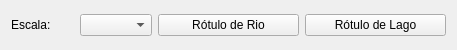
<?xml version="1.0" encoding="UTF-8"?>
<ui version="4.0">
 <class>Form</class>
 <widget class="QWidget" name="Form">
  <property name="geometry">
   <rect>
    <x>0</x>
    <y>0</y>
    <width>457</width>
    <height>50</height>
   </rect>
  </property>
  <property name="windowTitle">
   <string>Form</string>
  </property>
  <layout class="QGridLayout" name="gridLayout">
   <item row="0" column="0">
    <layout class="QHBoxLayout" name="horizontalLayout">
     <item>
      <widget class="QLabel" name="label">
       <property name="text">
        <string>Escala: </string>
       </property>
      </widget>
     </item>
     <item>
      <widget class="QComboBox" name="scaleMapCb"/>
     </item>
    </layout>
   </item>
   <item row="0" column="1">
    <widget class="QPushButton" name="addRioBtn">
     <property name="text">
      <string>Rótulo de Rio</string>
     </property>
    </widget>
   </item>
   <item row="0" column="2">
    <widget class="QPushButton" name="addLagoBtn">
     <property name="text">
      <string>Rótulo de Lago</string>
     </property>
    </widget>
   </item>
  </layout>
 </widget>
 <resources/>
 <connections/>
</ui>
